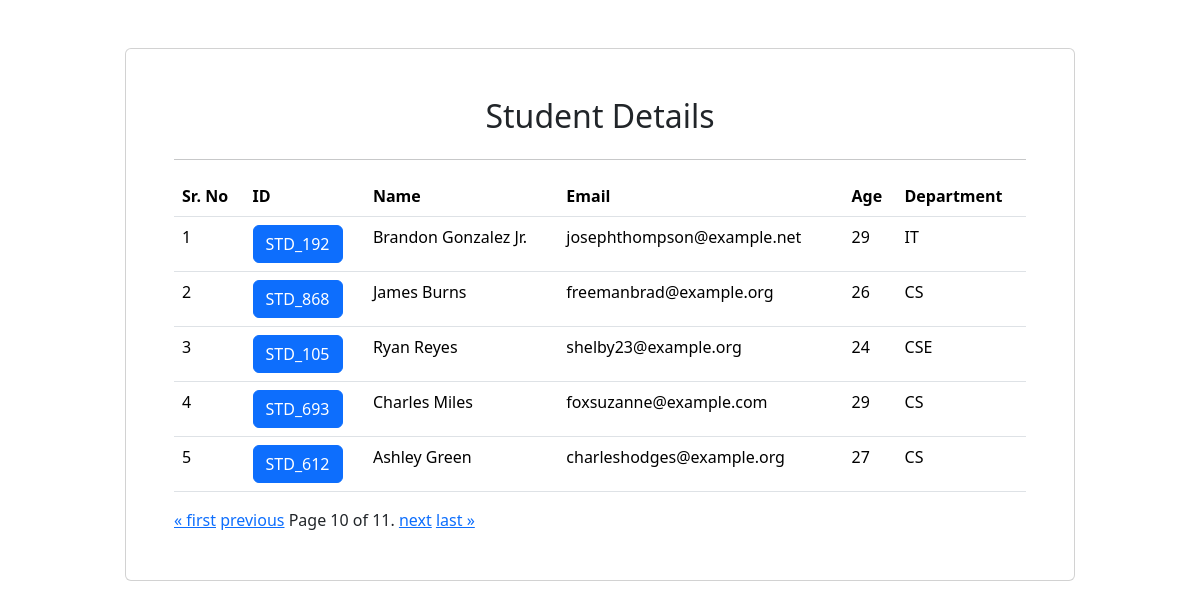
The page /?page=10 on the database its author committed.
### app/models.py (models this page shows)
class Student(models.Model):
    dept = models.ForeignKey(Department,on_delete=models.CASCADE)
    stid = models.ForeignKey(StudentId,on_delete=models.CASCADE)
    name = models.CharField(max_length=30)
    email  =models.CharField(max_length=50)
    age = models.IntegerField()

class StudentId(models.Model):
    stid = models.CharField(max_length=10)

class Department(models.Model):
    name = models.CharField(max_length=20)

### app/views.py (the view)
# urls.py: path("",index,name="index"),
def index(request):
    allStudent = Student.objects.all()
    paginator = Paginator(allStudent, 5)
    page_number = request.GET.get("page")
    page_obj = paginator.get_page(page_number)
    return render(request,"index.html",{"students":page_obj})

### app/templates/index.html (shortened to what this page needs)
<!DOCTYPE html>
<html lang="en">
<head>
    <link href="https://cdn.jsdelivr.net/npm/bootstrap@5.3.6/dist/css/bootstrap.min.css" rel="stylesheet">
</head>
<body>
    <div class="container">
        <div class="row">
            <div class="col-10 mx-auto card p-5 mt-5">
                <h2 align="center">Student Details</h2>
                <hr>
    <table class="table">
        <tr>
            <th>Sr. No</th>
            <th>ID</th>
            <th>Name</th>
            <th>Email</th>
            <th>Age</th>
            <th>Department</th>
        </tr>
        {%for std in students%}
        <tr>
            <td>{{forloop.counter}}</td>
            <td><a href="{%url 'marksheet'%}?id={{std.id}}" class="btn btn-primary">{{std.stid.stid}}</a></td>
            <td>{{std.name}}</td>
            <td>{{std.email}}</td>
            <td>{{std.age}}</td>
            <td>{{std.dept.name}}</td>
        </tr>
        {%endfor%}
    </table>
    <div class="pagination">
        <span class="step-links">
            {% if students.has_previous %}
                <a href="?page=1">&laquo; first</a>
                <a href="?page={{ students.previous_page_number }}">previous</a>
            {% endif %}
            <span class="current">
                Page {{ students.number }} of {{ students.paginator.num_pages }}.
            </span>
            {% if students.has_next %}
                <a href="?page={{ students.next_page_number }}">next</a>
                <a href="?page={{ students.paginator.num_pages }}">last &raquo;</a>
            {% endif %}
        </span>
    </div>
</div>
</div>
</div>
</body>
</html>

### rows shown on the page
Student: stid.stid "STD_192", name "Brandon Gonzalez Jr.", email "josephthompson@example.net", age "29", dept.name "IT"
Student: stid.stid "STD_868", name "James Burns", email "freemanbrad@example.org", age "26", dept.name "CS"
Student: stid.stid "STD_105", name "Ryan Reyes", email "shelby23@example.org", age "24", dept.name "CSE"
Student: stid.stid "STD_693", name "Charles Miles", email "foxsuzanne@example.com", age "29", dept.name "CS"
Student: stid.stid "STD_612", name "Ashley Green", email "charleshodges@example.org", age "27", dept.name "CS"

### other values the page prints
{{ students.number }} "10"
{{ students.paginator.num_pages }} "11"
